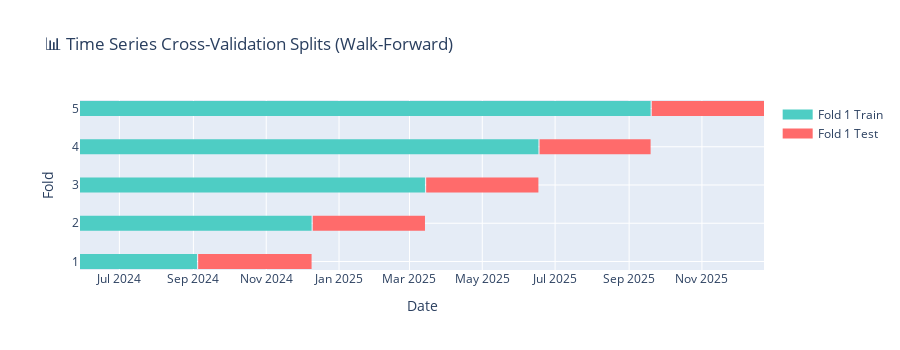

The notebook cell this image was saved under:
### Code cell
# Time Series Cross-Validation with sklearn
N_SPLITS = 5
tscv = TimeSeriesSplit(n_splits=N_SPLITS)

X = ts_data[FEATURE_COLS]
y = ts_data['temp']

# Visualize the splits
fig = go.Figure()

for fold, (train_idx, test_idx) in enumerate(tscv.split(X)):
    train_dates = ts_data.iloc[train_idx]['date']
    test_dates = ts_data.iloc[test_idx]['date']
    
    # Training period
    fig.add_trace(go.Scatter(
        x=[train_dates.min(), train_dates.max()],
        y=[fold + 1, fold + 1],
        mode='lines',
        line=dict(color='#4ECDC4', width=15),
        name=f'Fold {fold+1} Train' if fold == 0 else None,
        showlegend=(fold == 0)
    ))
    
    # Test period
    fig.add_trace(go.Scatter(
        x=[test_dates.min(), test_dates.max()],
        y=[fold + 1, fold + 1],
        mode='lines',
        line=dict(color='#FF6B6B', width=15),
        name=f'Fold {fold+1} Test' if fold == 0 else None,
        showlegend=(fold == 0)
    ))

fig.update_layout(
    title='📊 Time Series Cross-Validation Splits (Walk-Forward)',
    xaxis_title='Date',
    yaxis_title='Fold',
    height=350,
    yaxis=dict(tickmode='array', tickvals=list(range(1, N_SPLITS+1)))
)
fig.show()

### Figure 1 — Plotly figure (JSON) as saved in the notebook; plotly's stock layout.template omitted (floating-point values rounded to 4 significant figures)
{"data": [{"line": {"color": "#4ECDC4", "width": 15}, "mode": "lines", "name": "Fold 1 Train", "showlegend": true, "type": "scatter", "x": ["2024-05-29T00:00:00", "2024-09-04T00:00:00"], "y": [1, 1]}, {"line": {"color": "#FF6B6B", "width": 15}, "mode": "lines", "name": "Fold 1 Test", "showlegend": true, "type": "scatter", "x": ["2024-09-05T00:00:00", "2024-12-09T00:00:00"], "y": [1, 1]}, {"line": {"color": "#4ECDC4", "width": 15}, "mode": "lines", "showlegend": false, "type": "scatter", "x": ["2024-05-29T00:00:00", "2024-12-09T00:00:00"], "y": [2, 2]}, {"line": {"color": "#FF6B6B", "width": 15}, "mode": "lines", "showlegend": false, "type": "scatter", "x": ["2024-12-10T00:00:00", "2025-03-14T00:00:00"], "y": [2, 2]}, {"line": {"color": "#4ECDC4", "width": 15}, "mode": "lines", "showlegend": false, "type": "scatter", "x": ["2024-05-29T00:00:00", "2025-03-14T00:00:00"], "y": [3, 3]}, {"line": {"color": "#FF6B6B", "width": 15}, "mode": "lines", "showlegend": false, "type": "scatter", "x": ["2025-03-15T00:00:00", "2025-06-17T00:00:00"], "y": [3, 3]}, {"line": {"color": "#4ECDC4", "width": 15}, "mode": "lines", "showlegend": false, "type": "scatter", "x": ["2024-05-29T00:00:00", "2025-06-17T00:00:00"], "y": [4, 4]}, {"line": {"color": "#FF6B6B", "width": 15}, "mode": "lines", "showlegend": false, "type": "scatter", "x": ["2025-06-18T00:00:00", "2025-09-19T00:00:00"], "y": [4, 4]}, {"line": {"color": "#4ECDC4", "width": 15}, "mode": "lines", "showlegend": false, "type": "scatter", "x": ["2024-05-29T00:00:00", "2025-09-19T00:00:00"], "y": [5, 5]}, {"line": {"color": "#FF6B6B", "width": 15}, "mode": "lines", "showlegend": false, "type": "scatter", "x": ["2025-09-20T00:00:00", "2025-12-23T00:00:00"], "y": [5, 5]}], "layout": {"height": 350, "title": {"text": "📊 Time Series Cross-Validation Splits (Walk-Forward)"}, "xaxis": {"title": {"text": "Date"}}, "yaxis": {"tickmode": "array", "tickvals": [1, 2, 3, 4, 5], "title": {"text": "Fold"}}}}
